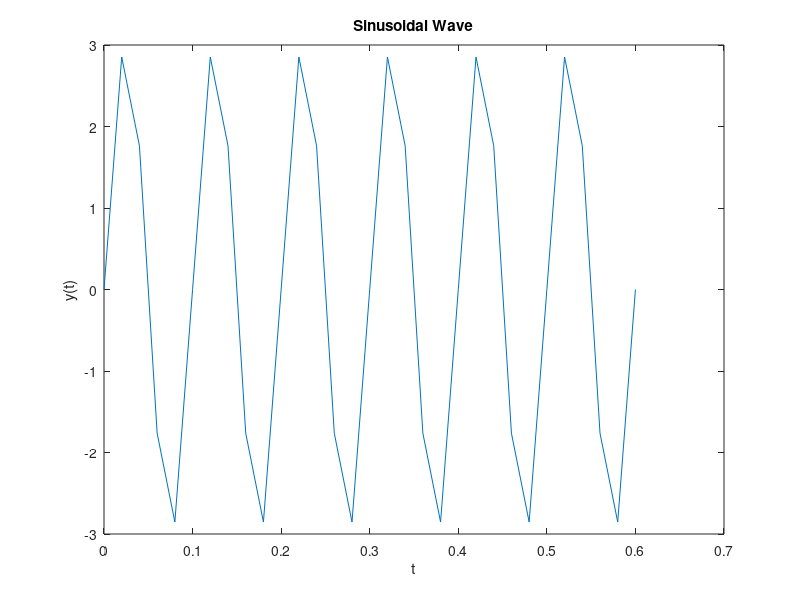

Write MATLAB code to recreate this figure.
t = 0:0.02:0.6; %Creates a time domain for the function to lie in
y = 3*sin(2*pi*10*t); %Defines the sinusoidal function
plot(t,y); %plots the graph t vs y

%Names the axis and gives title
xlabel('t');
ylabel('y(t)');
title('Sinusoidal Wave');
